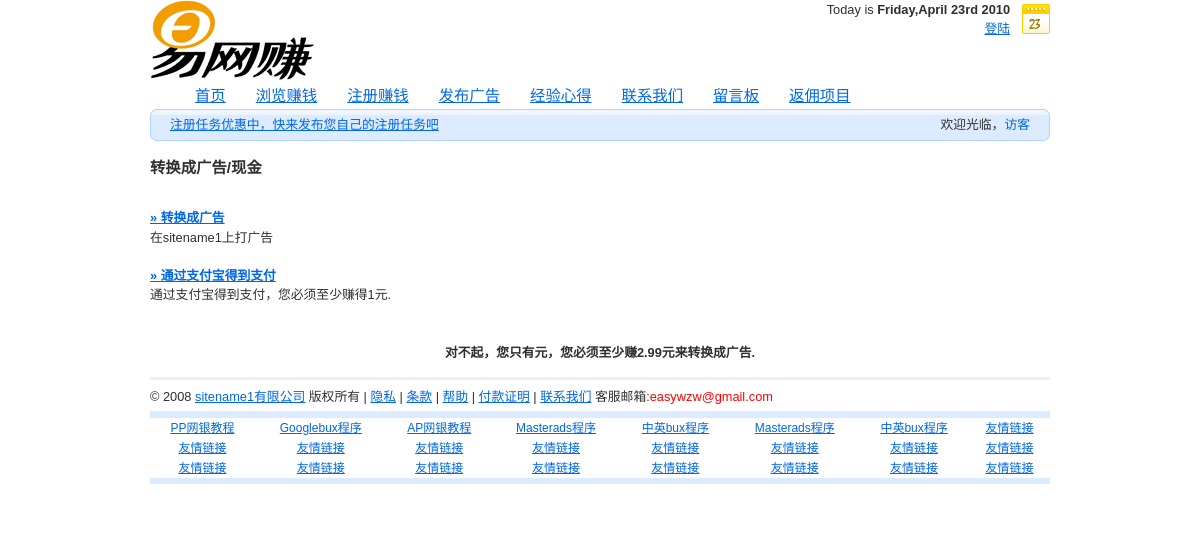
The page /convert.php?convert=ads on the database its author committed.
### tables this page shows
CREATE TABLE IF NOT EXISTS `tb_site` (
  `id` varchar(11) NOT NULL DEFAULT '',
  `sitename` varchar(30) NOT NULL DEFAULT '',
  `sitepp` varchar(30) NOT NULL DEFAULT '',
  KEY `id` (`id`)
);

CREATE TABLE IF NOT EXISTS `tb_config` (
  `id` int(11) NOT NULL AUTO_INCREMENT,
  `item` varchar(15) NOT NULL DEFAULT '',
  `howmany` varchar(15) NOT NULL DEFAULT '',
  `price` varchar(150) NOT NULL DEFAULT '',
  `signupvalue` varchar(150) NOT NULL DEFAULT '',
  KEY `id` (`id`)
);

### functions.php (called while the page is built, shortened)
<?php
function uc($mensaje)
{
$mensaje = htmlentities(stripslashes(strtolower(trim($mensaje))));
$mensaje = str_replace("'"," ",$mensaje);
$mensaje = str_replace(";"," ",$mensaje);
$mensaje = str_replace("$"," ",$mensaje);
return $mensaje;
}
?>

### convert.php (the view, shortened to what this page needs)
<?php include('header.php'); ?>
<h3>转换成广告/现金</h3>
<br>
<div align="left"><a href="convert.php?convert=ads"><b>» 转换成广告</b></a><br>
在<?php include('sitename.php'); ?>上打广告
<br><br>
<a href="convert.php?convert=cash"><b>» 通过支付宝得到支付 </b></a><br>
通过支付宝得到支付，您必须至少赚得<?php
$sql = "SELECT * FROM tb_config WHERE item='payment' and howmany='1'";
$result = mysql_query($sql);
$row = mysql_fetch_array($result);
echo $row["price"]; ?>元.</div>
<br><br>
<?php
if ($_GET["convert"]=="ads")
{
$user=uc($_COOKIE["usNick"]);
$sql = "SELECT * FROM tb_users WHERE username='$user'";
$result = mysql_query($sql);
$row = mysql_fetch_array($result);
$root=$row["money"];
$sqle = "SELECT * FROM tb_config WHERE item='hits' and howmany='1000'";
$resulte = mysql_query($sqle);
$rowe = mysql_fetch_array($resulte);
$pricee=$rowe["price"];
if ($root<$pricee){
echo "<center><b>对不起，您只有".$row["money"]."元，您必须至少赚".$pricee."元来转换成广告.</b></center>";
}
}
?>
<?php include('footer.php'); ?>

### sitename.php (shortened to what this page needs)
<?php
$sql = "SELECT * FROM tb_site WHERE id='1'";
$result = mysql_query($sql);
$row = mysql_fetch_array($result);
echo $row["sitename"];
?>

### css/main.css (style rules this page uses)
* { margin:0; padding:0; }
body, div, span, p, a, img, ul, ol, li, table, caption, tbody, tfoot, tr, th, td, form, fieldset, legend, label, dl, dt, dd, blockquote, applet, object, h1, h2, h3, h4, h5 { border:0; }
body { padding:35px 0; background:#FFF; font:0.8em/1.5 "arial",sans-serif; color:#2F2F2F; text-align:center;font-family:Verdana,Geneva,sans-serif; }
a { color:#0067E6; }
h1, h2, h3, h4, h5, h6 { margin:15px 0 10px 0; }
h3, h4 { font-size:120%; }

### css/print.css (style rules this page uses)
body { margin:0; padding:0; border:0; font-size:12pt; }
h1, h2, h3 { page-break-after:avoid; page-break-inside:avoid; }

### rows shown on the page
tb_site: sitename "sitename1 sitename1"
tb_config: price "1"
tb_config: price "2.99"

### other values the page prints
$today["weekday"] "Friday"
$today["month"] "April"
$today["year"] "2010"
